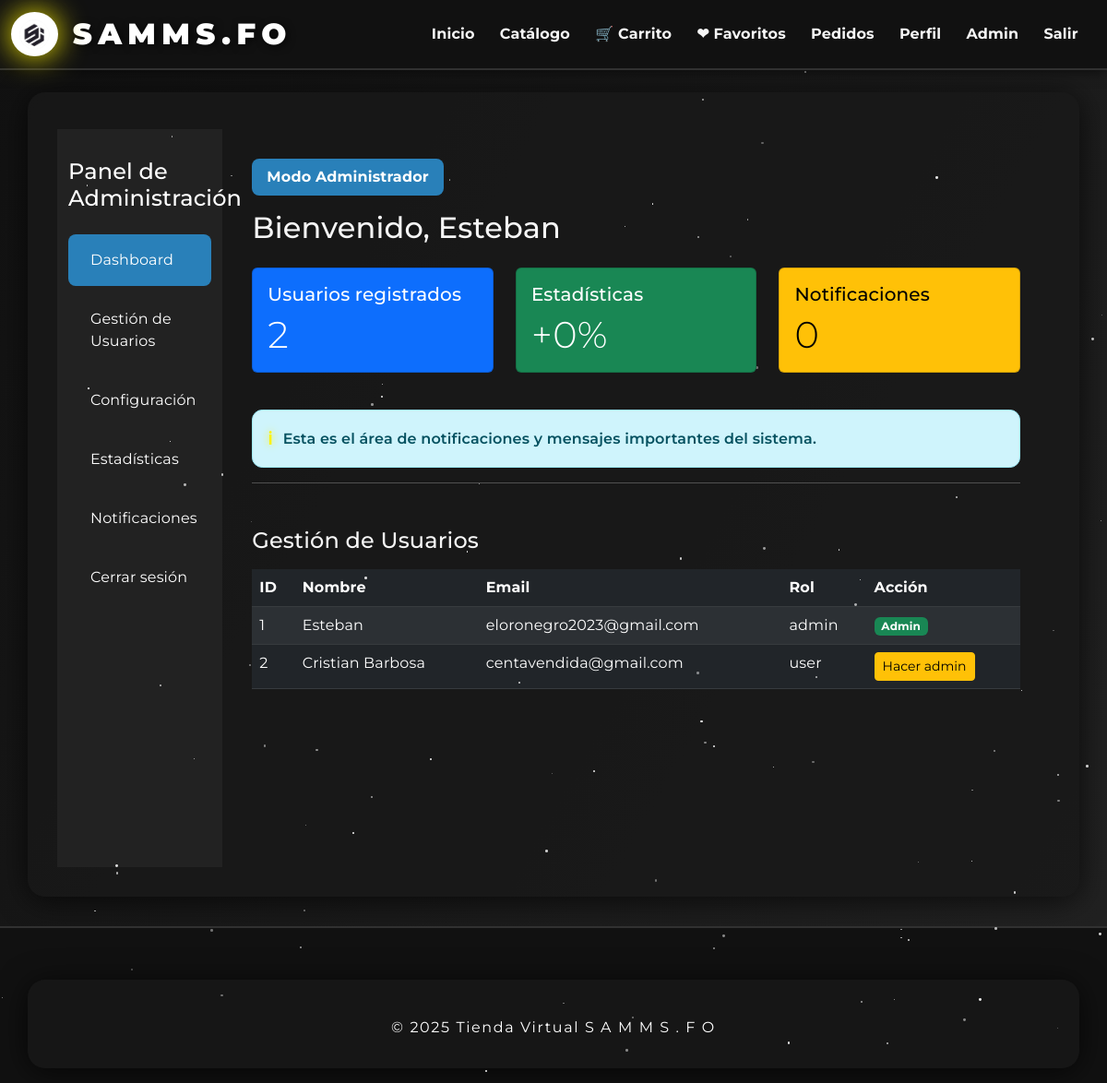
The app's page /admin/dashboard (signed in) with its own data.
### app/models/users.py (models this page shows, shortened)
class Users(db.Model, UserMixin):
    __tablename__ = 'user'
    idUser = db.Column(db.Integer, primary_key=True)
    nameUser = db.Column(db.String(80), nullable=False)
    email = db.Column(db.String(120), unique=True, nullable=False)
    passwordUser = db.Column(db.String(128), nullable=False)  # hash
    birthdate = db.Column(db.Date, nullable=False)
    is_active_db = db.Column(db.Boolean, default=False)  # Solo tras verificación
    verification_token = db.Column(db.String(128), nullable=True)
    token_expiry = db.Column(db.DateTime, nullable=True)  # Expiración para recuperación de contraseña
    accepted_terms = db.Column(db.Boolean, default=False)
    created_at = db.Column(db.DateTime, server_default=db.func.now())
    profile_pic = db.Column(db.String(255), nullable=True)
    role = db.Column(db.Enum(UserRole), default=UserRole.USER, nullable=False)

### app/routes/admin.py (the view)
@admin_bp.route('/dashboard')
@login_required
@is_admin
def dashboard():
    from app.models.users import Users
    from app.models.notifications import Notification
    usuarios_registrados = Users.query.count()
    usuarios_activos = Users.query.filter_by(is_active_db=True).count()
    estadisticas = 0
    if usuarios_registrados > 0:
        estadisticas = int((usuarios_activos / usuarios_registrados) * 100)
    notificaciones = Notification.query.count() if 'Notification' in globals() else 0
    usuarios = Users.query.all()
    return render_template('admin/dashboard.html',
        usuarios_registrados=usuarios_registrados,
        estadisticas=estadisticas,
        notificaciones=notificaciones,
        usuarios=usuarios)

### app/routes/admin.py (called while the page is built)
def is_admin(f):
    @wraps(f)
    def decorated_function(*args, **kwargs):
        if not current_user.is_authenticated or getattr(current_user, 'role', None) != UserRole.ADMIN:
            flash('Acceso denegado: solo administradores.', 'danger')
            return redirect(url_for('auth.login'))
        return f(*args, **kwargs)
    return decorated_function

### app/templates/admin/dashboard.html (shortened to what this page needs)
{% extends 'base.html' %}
{% block content %}
<div class="container-fluid">
    <div class="row">
        <nav class="col-md-3 col-lg-2 sidebar">
            <h4 class="mb-4">Panel de Administración</h4>
            <a href="#" class="active">Dashboard</a>
            <a href="#">Gestión de Usuarios</a>
            <a href="#">Configuración</a>
            <a href="#">Estadísticas</a>
            <a href="#">Notificaciones</a>
            <a href="{{ url_for('auth.logout') }}">Cerrar sesión</a>
        </nav>
        <main class="col-md-9 col-lg-10 main-panel">
            <span class="admin-badge">Modo Administrador</span>
            <h2>Bienvenido, {{ current_user.nameUser }}</h2>
            <div class="row mt-4">
                <div class="col-md-4 mb-3">
                    <div class="card text-bg-primary">
                        <div class="card-body">
                            <h5 class="card-title">Usuarios registrados</h5>
<p class="card-text display-6">{{ usuarios_registrados }}</p>
                        </div>
                    </div>
                </div>
                <div class="col-md-4 mb-3">
                    <div class="card text-bg-success">
                        <div class="card-body">
                            <h5 class="card-title">Estadísticas</h5>
<p class="card-text display-6">+{{ estadisticas }}%</p>
                        </div>
                    </div>
                </div>
                <div class="col-md-4 mb-3">
                    <div class="card text-bg-warning">
                        <div class="card-body">
                            <h5 class="card-title">Notificaciones</h5>
<p class="card-text display-6">{{ notificaciones }}</p>
                        </div>
                    </div>
                </div>
            </div>
            <div class="alert alert-info mt-4">Esta es el área de notificaciones y mensajes importantes del sistema.</div>
            <hr>
            <h4 class="mt-5">Gestión de Usuarios</h4>
            <table class="table table-dark table-striped mt-3">
                <thead>
                    <tr>
                        <th>ID</th>
                        <th>Nombre</th>
                        <th>Email</th>
                        <th>Rol</th>
                        <th>Acción</th>
                    </tr>
                </thead>
                <tbody>
                    {% for user in usuarios %}
                    <tr>
                        <td>{{ user.idUser }}</td>
                        <td>{{ user.nameUser }}</td>
                        <td>{{ user.email }}</td>
                        <td>{{ user.role.value }}</td>
                        <td>
                            {% if user.role.value != 'admin' %}
                            <form method="POST" action="{{ url_for('admin.make_admin', user_id=user.idUser) }}" style="display:inline;">
                                <button type="submit" class="btn btn-warning btn-sm">Hacer admin</button>
                            </form>
                            {% else %}
                            <span class="badge bg-success">Admin</span>
                            {% endif %}
                        </td>
                    </tr>
                    {% endfor %}
                </tbody>
            </table>
        </main>
    </div>
</div>
{% endblock %}

### app/templates/base.html (shortened to what this page needs)
<!DOCTYPE html>
<html lang="es">
<head>
    <link rel="stylesheet" href="https://cdn.jsdelivr.net/npm/bootstrap@5.3.0/dist/css/bootstrap.min.css">
    <link rel="stylesheet" href="{{ url_for('static', filename='star-bg.css') }}">
</head>
<body>
    <div class="stars"></div>
<nav class="navbar navbar-expand-lg navbar-dark">
    <div class="container-fluid">
        <a class="navbar-brand d-flex align-items-center gap-2" href="/">
            <img src="{{ url_for('static', filename='logo.png') }}" alt="Logo SAMMS.FO" height="48" style="filter: drop-shadow(0 0 16px #fff200);border-radius:50%;background:#fff;object-fit:cover;" title="Ir al inicio">
            <span class="ms-2">SAMMS.FO</span>
        </a>
        <div class="collapse navbar-collapse" id="navbarNav">
            <ul class="navbar-nav ms-auto">
                {% if current_user.is_authenticated %}
                    <li class="nav-item"><a class="nav-link" href="/client/feed" title="Ir al inicio"><span class="d-none d-md-inline">Inicio</span> <span class="d-inline d-md-none" style="font-size:1.2em;">🏠</span></a></li>
                    <li class="nav-item"><a class="nav-link" href="/catalog" title="Ver catálogo"><span class="d-none d-md-inline">Catálogo</span> <span class="d-inline d-md-none" style="font-size:1.2em;">📦</span></a></li>
                    <li class="nav-item position-relative">
                        <a class="nav-link" href="/cart" title="Carrito de compras">
                            <span class="d-none d-md-inline">🛒 Carrito</span>
                        </a>
                    </li>
                    <li class="nav-item position-relative">
                        <a class="nav-link" href="/wishlist" title="Favoritos">
                            <span class="d-none d-md-inline">&#10084; Favoritos</span>
                        </a>
                    </li>
                    <li class="nav-item"><a class="nav-link" href="/orders/history" title="Ver pedidos"><span class="d-none d-md-inline">Pedidos</span> <span class="d-inline d-md-none" style="font-size:1.2em;">📦</span></a></li>
                    <li class="nav-item"><a class="nav-link" href="/client/profile" title="Mi perfil">
                        <span class="d-none d-md-inline">Perfil</span>
                    </a></li>
                    {% if current_user.role.name == 'ADMIN' %}
                        <li class="nav-item"><a class="nav-link" href="/admin/dashboard">Admin</a></li>
                    {% endif %}
                    <li class="nav-item"><a class="nav-link" href="/logout">Salir</a></li>
                {% else %}
                    <li class="nav-item"><a class="nav-link" href="/">Iniciar sesión</a></li>
                {% endif %}
            </ul>
        </div>
    </div>
</nav>
<div class="container mt-4">
    {% block content %}{% endblock %}
</div>
<footer class="footer">
    <div class="container">
        &copy; 2025 Tienda Virtual S A M M S . F O
    </div>
</footer>
</body>
</html>

### app/static/star-bg.css (style rules this page uses)
body { min-height: 100vh; background: #0a0a23; overflow-x: hidden; }
.stars { position: fixed; width: 100vw; height: 100vh; top: 0; left: 0; z-index: 0; pointer-events: none; }

### app/templates/base.html (style rules this page uses)
body { background: linear-gradient(120deg, #111 0%, #222 100%), url('https://www.transparenttextures.com/patterns/asfalt-light.png'); min-height: 100vh; color: #f5f5f5; font-family: 'Montserrat', Arial, sans-serif; letter-spacing: 0.01em; background-blend-mode: overlay; }
.navbar { background: #111; border-bottom: 2px solid #fff2; box-shadow: 0 2px 12px 0 #0008; }
.navbar .navbar-brand { font-weight: 900; font-size: 2rem; letter-spacing: 0.2em; color: #fff !important; text-shadow: 2px 2px 8px #000a; }
.navbar .nav-link { color: #f5f5f5 !important; font-weight: 700; margin-right: 0.7rem; transition: color 0.2s; }
.container { background: #181818cc; border-radius: 1.2rem; box-shadow: 0 4px 32px 0 #000a; padding: 2.5rem 2rem 2rem 2rem; margin-top: 2.5rem; }
.footer { background: #111; color: #fff; padding: 1rem 0; text-align: center; margin-top: 2rem; border-top: 2px solid #fff2; letter-spacing: 0.1em; }
.alert { border-radius: 0.7rem; font-weight: 600; display: flex; align-items: center; gap: 0.7em; }
.alert-info::before { content: '\2139'; color: #fff200; font-size: 1.2em; filter: drop-shadow(0 0 4px #fff200); }
::placeholder { color: #bbb; opacity: 1; }

### app/templates/admin/dashboard.html (style rules this page uses)
.sidebar { background: #222; color: #fff; min-height: 100vh; padding-top: 2rem; }
.sidebar a { color: #fff; display: block; padding: 1rem 1.5rem; text-decoration: none; border-radius: 8px; margin-bottom: 0.5rem; }
.sidebar a.active, .sidebar a:hover { background: #2980b9; }
.main-panel { padding: 2rem; }
.admin-badge { background: #2980b9; color: #fff; border-radius: 8px; padding: 0.5rem 1rem; font-weight: bold; margin-bottom: 1rem; display: inline-block; }

### records on screen
Users: nameUser "Esteban", idUser "1", email "eloronegro2023@gmail.com", role.value "admin", shows "Admin"
Users: idUser "2", nameUser "Cristian Barbosa", email "centavendida@gmail.com", role.value "user"

### other values on screen
{{ usuarios_registrados }} "2"
{{ estadisticas }} "0"
{{ notificaciones }} "0"
